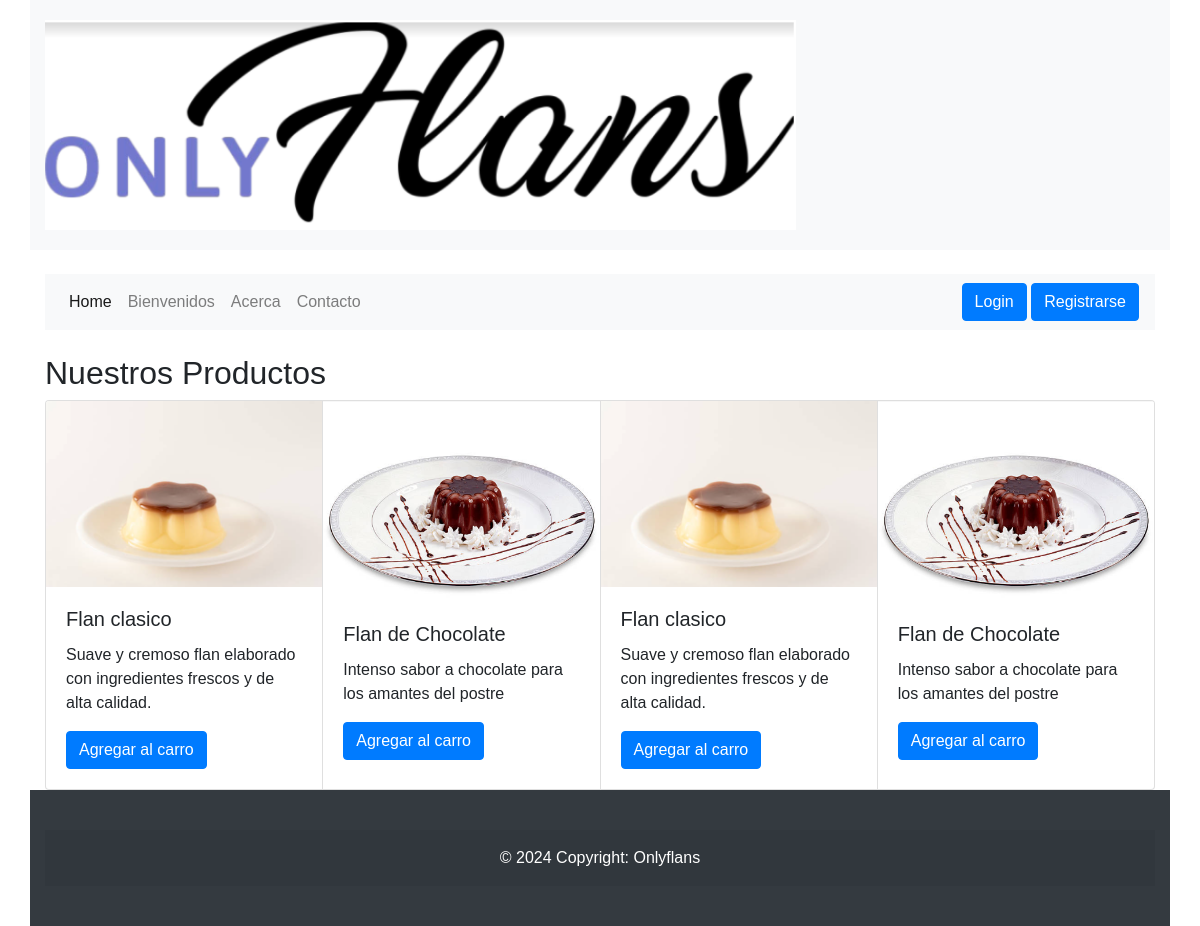
The page / on the database its author committed.
### web/models.py (models this page shows)
class Flan(models.Model):
    flan_uuid = models.UUIDField(primary_key=True)
    name = models.CharField(max_length=64)
    description = models.TextField()
    image_url = models.URLField()
    slug = models.SlugField()
    is_private = models.BooleanField(default=False)

### web/views.py (the view)
# urls.py: path('', index),
def index(request):
    flanes_publicos = Flan.objects.filter(is_private=False)
    context = {'flanes': flanes_publicos}
    return render(request, "index.html", context)

### onlyflans/front/assets/templates/index.html
{% extends 'base.html' %} {% load static %} {%block contenido %}
<h2>Nuestros Productos</h2>
<section class="productos">
  <div class="card-group d-flex flex-wrap">
    {% for flan in flanes %}
    <div class="card" style="width: 18rem">
      <img
        src="{{ flan.image_url }}"
        class="card-img-top"
        alt="{{ flan.name }}"
      />
      <div class="card-body">
        <h5 class="card-title">{{ flan.name }}</h5>
        <p class="card-text">{{ flan.description }}</p>
        <a href="#" class="btn btn-primary">Agregar al carro</a>
      </div>
    </div>
    {% endfor %}
  </div>
</section>
{% endblock %}

### onlyflans/front/assets/templates/base.html (shortened to what this page needs)
<!DOCTYPE html>
<html lang="es">
  <head>
    {% load static %}
    <link rel="stylesheet" href="{% static 'css/bootstrap.min.css' %}" />
    <link rel="stylesheet" href="{% static 'css/style.css' %}" />
  </head>
  <body>
    <header class="container">{% include 'header.html' %}</header>
    <navbar class="container">{% include 'navbar.html' %}</navbar>
    <main class="container">{% block contenido %} {% endblock %}</main>
    <footer class="container">{% include 'footer.html' %}</footer>
  </body>
</html>

### onlyflans/front/assets/templates/header.html
{% load static %}
<div class="row">
  <div class="col-md-12">
    <img src="{% static 'img/logo.png' %}"" alt="Flan clásico" />
  </div>
</div>

### onlyflans/front/assets/templates/navbar.html (shortened to what this page needs)
<div class="container">
  <nav class="navbar navbar-expand-lg navbar-light bg-light">
    <div class="collapse navbar-collapse" id="navbarSupportedContent">
      <ul class="navbar-nav mr-auto">
        <li class="nav-item active">
          <a class="nav-link" href="/"
            >Home <span class="sr-only">(current)</span></a
          >
        </li>
        <li class="nav-item">
          <a class="nav-link" href="welcome">Bienvenidos</a>
        </li>
        <li class="nav-item">
          <a class="nav-link" href="about">Acerca</a>
        </li>
        <li class="nav-item">
          <a class="nav-link" href="contacto">Contacto</a>
        </li>
      </ul>
      <form class="justify-content-start">
        {% if request.user.is_authenticated %} {{user.username | upper}}
        ({{user.email}})
        <a class="btn btn-primary" href="{% url 'logout' %}" role="button">
          Logout
        </a>
        {% else %}
        <a class="btn btn-primary" href="{% url 'login' %}" role="button"
          >Login</a
        >
        <a class="btn btn-primary" href="#" role="button">Registrarse</a>
        {% endif%}
      </form>
    </div>
  </nav>
</div>

### onlyflans/front/assets/templates/footer.html
<footer class="bg-body-tertiary text-center text-lg-start">
  <div class="text-center p-3" style="background-color: rgba(0, 0, 0, 0.05)">
    © 2024 Copyright:
    <a class="text-body">Onlyflans</a>
  </div>
</footer>

### web/static/css/style.css (style rules this page uses)
body { font-family: sans-serif; }
header { background-color: #f8f9fa; padding: 20px 0; }
footer { background-color: #343a40; color: #fff; padding: 20px 0; }

### rows shown on the page
Flan: image_url (picture), name "Flan clasico", description "Suave y cremoso flan elaborado con ingredientes frescos y de alta calidad."
Flan: image_url (picture), name "Flan de Chocolate", description "Intenso sabor a chocolate para los amantes del postre"
Flan: image_url (picture), name "Flan clasico", description "Suave y cremoso flan elaborado con ingredientes frescos y de alta calidad."
Flan: image_url (picture), name "Flan de Chocolate", description "Intenso sabor a chocolate para los amantes del postre"
